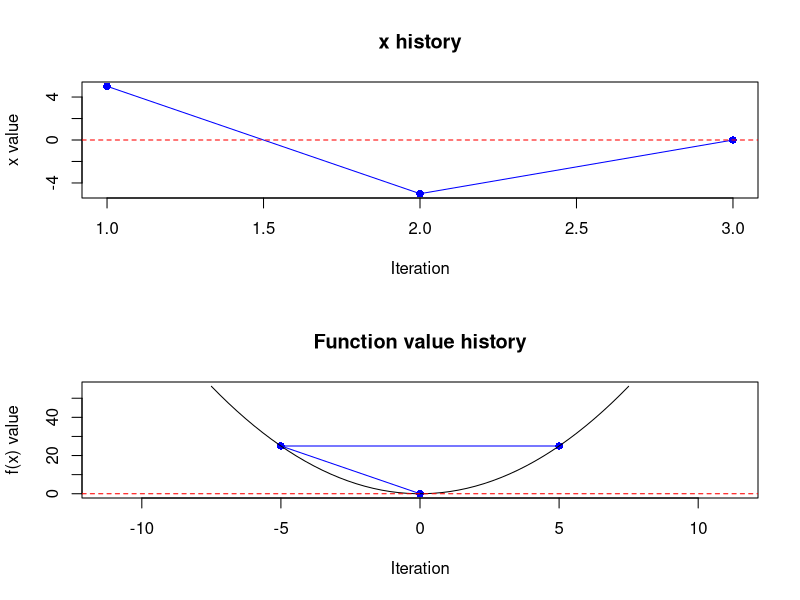
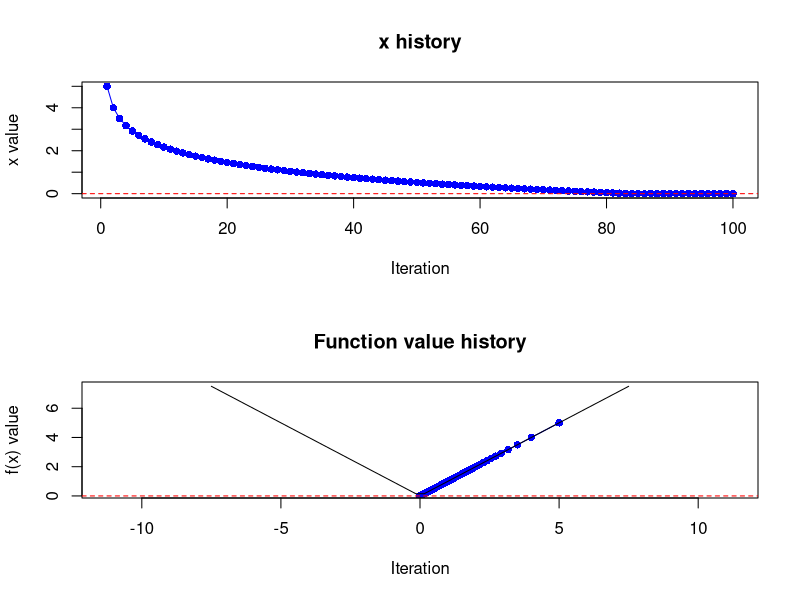
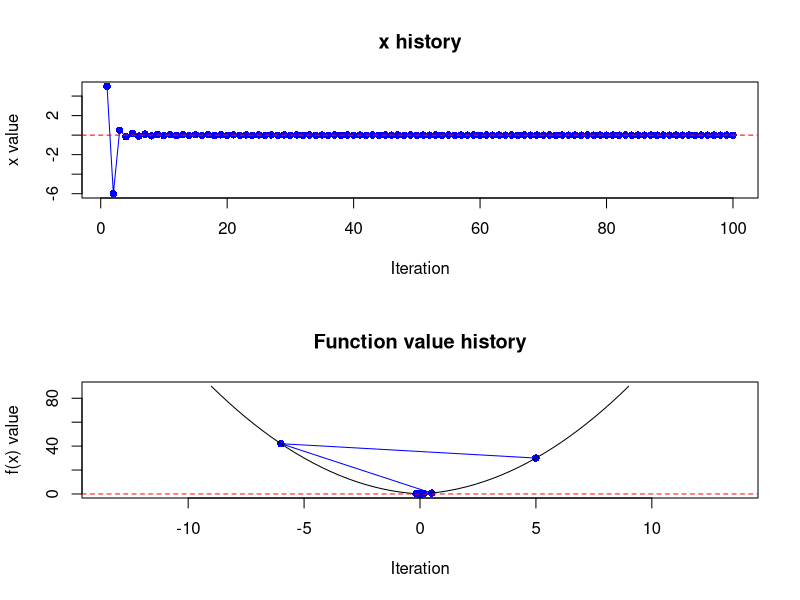
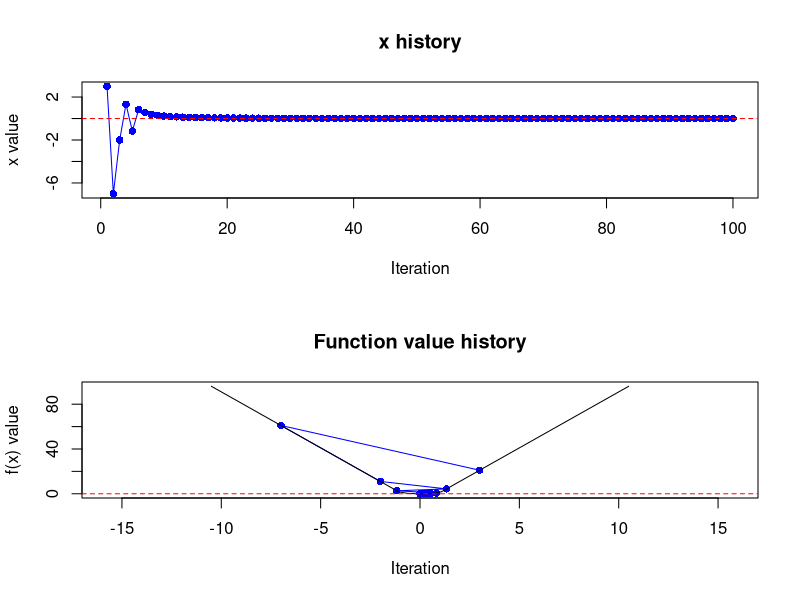

Recreate these plots in R, in order.
################################################################################
#                                                                              #
# 18-03-2025: Last updated                                                     #
# Written by Jan Reiter                                                        #
#                                                                              #
# Contains an implementation of subgradient descent optimization.              #
#                                                                              #
################################################################################

# TRUE: Script is run in test-mode
# FALSE: Functions are just loaded
TEST_MODE <- TRUE

################################## Parameters ##################################
EPSILON <- 1e-6 # Use for estimating subgradients : (f(x + EPSILON * e) - f(x))  
                #                                   / EPSILON
MAX_ITERS <- 100 # The maximum number of iterations performed by the subgradient
                  # algorithm
TOL <- 1e-6 # Tolerance parameter. Used to determine convergence for the sub-
            # gradient optimization algorithm when changes to x is less than TOL

################################## Functions ###################################
# Takes a convex function f, a point of the domain x, and an optional parameter
# epsilon. Approximates a subgradent of f in the point x, using (f(x + epsilon 
# * e) - f(x)) / epsilon. Returns the subgradient vector.
subgradient <- function(f, x, epsilon = EPSILON) {
  n <- length(x)  # Find the dimension of the domain
  g <- numeric(n) # Initialize the subgradient vector g
  
  # Estimate g entrywise by nudging x in each direction with a length of epsilon
  for(i in 1:n) {
    # Initialize the unit-vector with a one in entry i
    e <- rep(0, n)
    e[i] <- epsilon
    
    # Approximate the subgradient
    g[i] <- (f(x + e) - f(x)) / epsilon
  }
  
  return(g)
}

# The Subgradient descent algorithm. Takes the function f to minimize in. A 
# staring point x. Some optional value beta for the step size in the optim-
# ization. An optional value max_iters specifying the maximum number of itera-
# tions for which the algorithm should terminate after. A tolerance value tol,
# for which the algorithm terminates, when changes to x is less than tol.
subgradient_descent <- function(f, x, beta = 1, max_iters = MAX_ITERS, 
                                tol = TOL) {
  # Store x values for visualization
  history <- numeric(max_iters + 1)  
  history[1] <- x
  
  # Start iterating
  for (iter in 1:max_iters) {
    g <- subgradient(f = f, x = x) # Estimate a subgradient
    x_new <- x - beta / iter * g       # Update x
    history[iter + 1] <- x_new               # Save this new estimate
    
    # Check for convergence
    if (sqrt(sum((x_new - x)^2)) < tol) {
      cat("Converged in", iter, "iterations\n")
      break
    }
    
    # Update the x
    x <- x_new
  }
  
  # Returns results as list containing the optimal x-value and the vector of
  # x-values the algorithm went through.
  return(list(optimal_x = x, history = history[1:iter]))
}

################################## TEST ########################################

# Test the script
test_script <- function() {
  # Four test functions
  func1 <- function(x) { return(x^2) }       
  func2 <- function(x) { return(abs(x)) }      
  func3 <- function(x) { return(abs(x) + x^2) } 
  func4 <- function(x, delta = 1) {             
    if (abs(x) <= 1) {
      return(x^2)
    } else {
      return(10 * abs(x) - 9)
    }
  }
  
  # Do plots
  par(mfrow = c(2, 1))
  
  result <- subgradient_descent(f = func1, x = 5)
  plot(result$history, type = "o", col = "blue", pch = 16, main = "x history",
       xlab = "Iteration", ylab = "x value")
  abline(h = 0, col = "red", lty = 2)  # Optimal solution
  
  y <- numeric(length(result$history))
  for(i in 1:length(y)) {
    y[i] <- func1(result$history[i]) 
  }
  values <- seq(-1.5 * max(abs(result$history)), 1.5 * max(abs(result$history)), length.out = 50)
  fvalues <- numeric(length(values))
  for(i in 1:length(values)) {
    fvalues[i] <- func1(values[i]) 
  }
  plot(y = y, x = result$history, type = "o", col = "blue", pch = 16, main = "Function value history",
       xlab = "Iteration", ylab = "f(x) value",
       xlim = c(1.5 * min(values), 1.5 * max(values)), ylim = c(min(fvalues), max(fvalues)))
  lines(x = values, y = fvalues)
  abline(h = 0, col = "red", lty = 2)  # Optimal solution
  
  result <- subgradient_descent(f = func2, x = 5)
  plot(result$history, type = "o", col = "blue", pch = 16, main = "x history",
       xlab = "Iteration", ylab = "x value")
  abline(h = 0, col = "red", lty = 2)  # Optimal solution
  
  y <- numeric(length(result$history))
  for(i in 1:length(y)) {
    y[i] <- func2(result$history[i]) 
  }
  values <- seq(-1.5 * max(abs(result$history)), 1.5 * max(abs(result$history)), length.out = 50)
  fvalues <- numeric(length(values))
  for(i in 1:length(values)) {
    fvalues[i] <- func2(values[i]) 
  }
  plot(y = y, x = result$history, type = "o", col = "blue", pch = 16, main = "Function value history",
       xlab = "Iteration", ylab = "f(x) value",
       xlim = c(1.5 * min(values), 1.5 * max(values)), ylim = c(min(fvalues), max(fvalues)))
  lines(x = values, y = fvalues)
  abline(h = 0, col = "red", lty = 2)  # Optimal solution
  
  result <- subgradient_descent(f = func3, x = 5)
  plot(result$history, type = "o", col = "blue", pch = 16, main = "x history",
       xlab = "Iteration", ylab = "x value")
  abline(h = 0, col = "red", lty = 2)  # Optimal solution
  
  y <- numeric(length(result$history))
  for(i in 1:length(y)) {
    y[i] <- func3(result$history[i]) 
  }
  values <- seq(-1.5 * max(abs(result$history)), 1.5 * max(abs(result$history)), length.out = 50)
  fvalues <- numeric(length(values))
  for(i in 1:length(values)) {
    fvalues[i] <- func3(values[i]) 
  }
  plot(y = y, x = result$history, type = "o", col = "blue", pch = 16, main = "Function value history",
       xlab = "Iteration", ylab = "f(x) value",
       xlim = c(1.5 * min(values), 1.5 * max(values)), ylim = c(min(fvalues), max(fvalues)))
  lines(x = values, y = fvalues)
  abline(h = 0, col = "red", lty = 2)  # Optimal solution
  
  result <- subgradient_descent(f = func4, x = 3)
  plot(result$history, type = "o", col = "blue", pch = 16, main = "x history",
       xlab = "Iteration", ylab = "x value")
  abline(h = 0, col = "red", lty = 2)  # Optimal solution
  
  y <- numeric(length(result$history))
  for(i in 1:length(y)) {
    y[i] <- func4(result$history[i]) 
  }
  values <- seq(-1.5 * max(abs(result$history)), 1.5 * max(abs(result$history)), length.out = 50)
  fvalues <- numeric(length(values))
  for(i in 1:length(values)) {
    fvalues[i] <- func4(values[i]) 
  }
  plot(y = y, x = result$history, type = "o", col = "blue", pch = 16, main = "Function value history",
       xlab = "Iteration", ylab = "f(x) value",
       xlim = c(1.5 * min(values), 1.5 * max(values)), ylim = c(min(fvalues), max(fvalues)))
  lines(x = values, y = fvalues)
  abline(h = 0, col = "red", lty = 2)  # Optimal solution
  
}

# If test-mode is true, then run test-function
if(TEST_MODE) { 
  test_script()
}